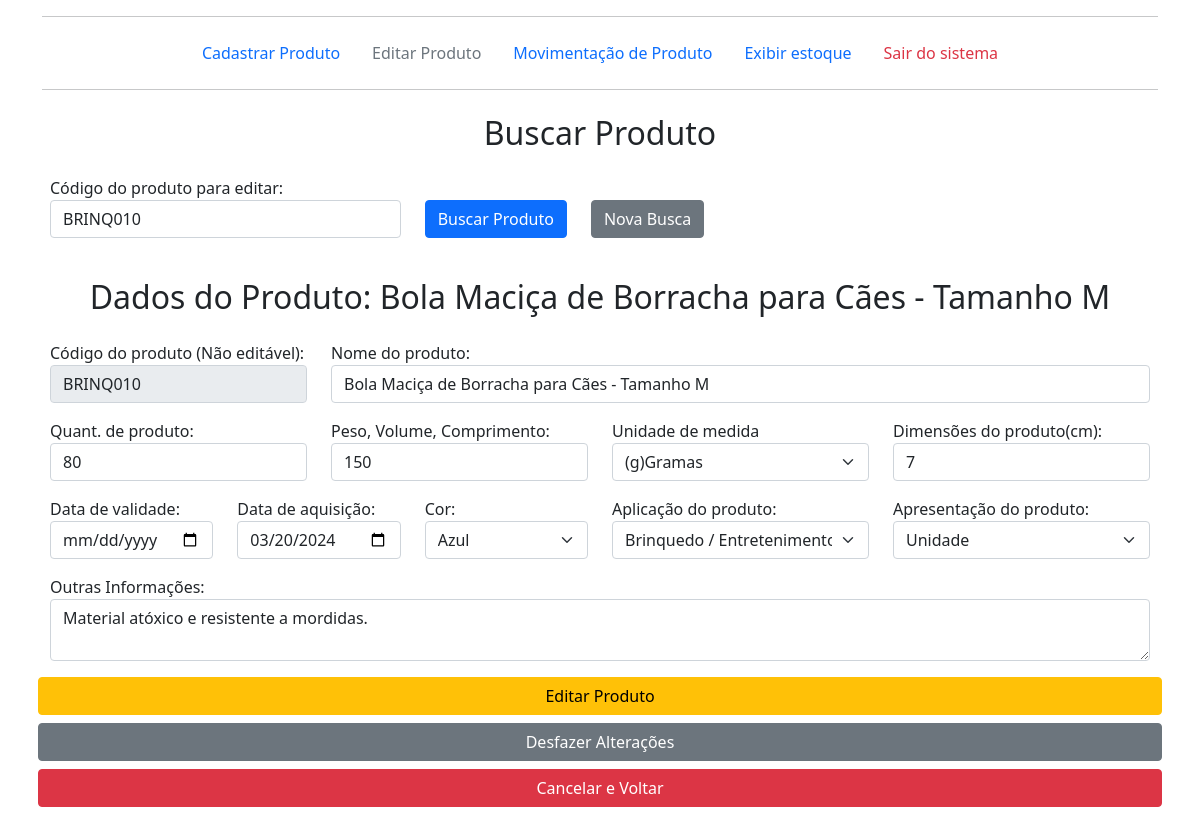
The page /editarproduto.php?codigo_busca=BRINQ010 on the database its author committed.
### tables this page shows
CREATE TABLE `produtos` (
    id INT AUTO_INCREMENT PRIMARY KEY,
    codigo_produto VARCHAR(50) UNIQUE NOT NULL,
    nome_produto VARCHAR(255) NOT NULL,
    quantidade INT NOT NULL,
    peso_volume_comp VARCHAR(50),
    unidade_medida VARCHAR(10),
    dimensoes VARCHAR(100),
    data_validade DATE,
    data_aquisicao DATE,
    cor VARCHAR(50),
    aplicacao VARCHAR(50),
    apresentacao VARCHAR(50),
    outras_informacoes TEXT,
    data_cadastro TIMESTAMP DEFAULT CURRENT_TIMESTAMP
);

### editarproduto.php (the view, shortened to what this page needs)
<?php
include_once 'conexao.php';
$table_name2 = "produtos";
$produto = null;
$mensagem = '';
try {
    $conn = new PDO("mysql:host=$servername;dbname=$dbname;charset=utf8", $username, $password);
    $conn->setAttribute(PDO::ATTR_ERRMODE, PDO::ERRMODE_EXCEPTION);
} catch (PDOException $e) {
    die("Erro de Conexão: " . $e->getMessage());
}
if (isset($_GET['codigo_busca']) && !empty($_GET['codigo_busca'])) {
    $codigo_busca = $_GET['codigo_busca'];
    $sql_busca = "SELECT * FROM $table_name2 WHERE codigo_produto = :codigo_busca";
    try {
        $stmt_busca = $conn->prepare($sql_busca);
        $stmt_busca->bindParam(':codigo_busca', $codigo_busca);
        $stmt_busca->execute();
        $produto = $stmt_busca->fetch(PDO::FETCH_ASSOC);
    } catch (PDOException $e) {
        $mensagem .= "<div class='alert alert-danger' role='alert'>Erro ao buscar o produto: " . $e->getMessage() . "</div>";
    }
}
?>
<!DOCTYPE html>
<html lang="pt-br">
<head>
    <link href="assets/css/bootstrap.min.css" rel="stylesheet">
</head>
<body>
    <div class="container">
        <div class="menuprincipal">
            <hr>
            <ul class="nav justify-content-center">
                <li class="nav-item">
                    <a class="nav-link" href="cadastrarproduto.html">Cadastrar Produto</a>
                </li>
                <li class="nav-item">
                    <a class="nav-link disabled" href="editarproduto.php">Editar Produto</a>
                </li>
                <li class="nav-item">
                    <a class="nav-link" href="movimentacaoproduto.php">Movimentação de Produto</a>
                </li>
                <li class="nav-item">
                    <a class="nav-link" href="exibirestoque.php">Exibir estoque</a>
                </li>
                <li class="nav-item">
                    <a class="nav-link link-danger" href="sairdosistema.php">Sair do sistema</a>
                </li>
            </ul>
            <hr>
        </div>
        <form action="editarproduto.php" method="get" class="mb-4">
            <div class="row p-2 text-center">
                <h2>Buscar Produto</h2>
            </div>
            <div class="row p-2 align-items-end">
                <div class="col-4">
                    Código do produto para editar:
                    <input type="text" name="codigo_busca" id="codigo_busca" placeholder="Digite o código" class="form-control" required value="<?php echo htmlspecialchars($_GET['codigo_busca'] ?? ''); ?>">
                </div>
                <div class="col-auto">
                    <input type="submit" value="Buscar Produto" class="btn btn-primary">
                </div>
                <div class="col-auto">
                    <a href="editarproduto.php" class="btn btn-secondary">Nova Busca</a>
                </div>
            </div>
        </form>
        <?php if ($produto): ?>
        <form action="editarproduto.php" id="editarproduto" name="editarproduto" method="post">
            <div class="row p-2 text-center">
                <h2>Dados do Produto: <?php echo htmlspecialchars($produto['nome_produto']); ?></h2>
            </div>
            <div class="row p-2">
                <div class="col-3">
                    Código do produto (Não editável):<input type="text" value="<?php echo htmlspecialchars($produto['codigo_produto']); ?>" class="form-control" disabled>
                </div>
                <div class="col">
                    Nome do produto:<input type="text" name="prodnome" id="prodnome" placeholder="Digite o nome do produto" class="form-control" required value="<?php echo htmlspecialchars($produto['nome_produto']); ?>">
                </div>
            </div>
            <div class="row p-2">
                <div class="col">
                    Quant. de produto:<input type="number" name="prodqt" id="prodqt" placeholder="Digite a quantidade" class="form-control" required value="<?php echo htmlspecialchars($produto['quantidade']); ?>">
                </div>
                <div class="col">
                    Peso, Volume, Comprimento:<input type="text" name="prodmed" id="prodmed" placeholder="Ex: 500" class="form-control" required value="<?php echo htmlspecialchars($produto['peso_volume_comp']); ?>">
                </div>
                <div class="col">
                    Unidade de medida
                    <select id="produnmed" name="produnmed" class="form-select" required>
                        <?php $unidade_atual = $produto['unidade_medida']; ?>
                        <option value="g" <?php echo ($unidade_atual == 'g') ? 'selected' : ''; ?>>(g)Gramas</option>
                    </select>
                </div>
                <div class="col">
                    Dimensões do produto(cm):
                    <input type="text" name="proddim" id="proddim" placeholder="comp. x largura x altura" class="form-control" required value="<?php echo htmlspecialchars($produto['dimensoes']); ?>">
                </div>
            </div>
                <div class="row p-2">
                <div class="col-2">
                    Data de validade:<input type="date" name="prodvalid" id="prodvalid" class="form-control" value="<?php echo htmlspecialchars($produto['data_validade']); ?>">
                </div>
                <div class="col-2">
                    Data de aquisição:<input type="date" name="prodaquisicao" id="prodaquisicao" class="form-control" required value="<?php echo htmlspecialchars($produto['data_aquisicao']); ?>">
                </div>
                <div class="col-2">
                    Cor:
                    <select id="prodcor" name="prodcor" class="form-select" required>
                        <?php $cor_atual = $produto['cor']; ?>
                        <option value="Azul" <?php echo ($cor_atual == 'Azul') ? 'selected' : ''; ?>>Azul</option>
                    </select>
                </div>
                <div class="col-3">
                    Aplicação do produto:
                    <select id="prodapli" name="prodapli" class="form-select" required>
                        <?php $apli_atual = $produto['aplicacao']; ?>
                        <option value="<?php echo htmlspecialchars($apli_atual); ?>" selected><?php echo htmlspecialchars($apli_atual); ?></option>
                    </select>
                </div>
                 <div class="col">
                    Apresentação do produto:
                    <select id="prodapre" name="prodapre" class="form-select" required>
                        <?php $apre_atual = $produto['apresentacao']; ?>
                        <option value="Unidade" <?php echo ($apre_atual == 'Unidade') ? 'selected' : ''; ?>>Unidade</option>
                    </select>
                </div>
            </div>
            <div class="row p-2">
                <div class="col">
                    Outras Informações:
                    <textarea class="form-control" id="prodout" name="prodout" placeholder="Digite aqui mais descrições sobre o produto"><?php echo htmlspecialchars($produto['outras_informacoes']); ?></textarea>
                </div>
            </div>
            <div class="row p-2">
                <input type="submit" name="atualizar" id="atualizar" value="Editar Produto" class="btn btn-warning">
                <input type="reset" name="cancelar" id="cancelar" value="Desfazer Alterações" class="btn btn-secondary mt-2">
                <a href="editarproduto.php" class="btn btn-danger mt-2">Cancelar e Voltar</a>
            </div>
        </form>
        <?php endif; ?>
    </div>
</body>
</html>

### rows shown on the page
produtos: nome_produto "Bola Maciça de Borracha para Cães - Tamanho M", codigo_produto "BRINQ010", prodnome "Bola Maciça de Borracha para Cães - Tamanho M", prodqt "80", prodmed "150", proddim "7", prodaquisicao "03/20/2024", prodcor "Azul", prodapli "Brinquedo / Entretenimento", prodapre "Unidade", prodout "Material atóxico e resistente a mordidas."
